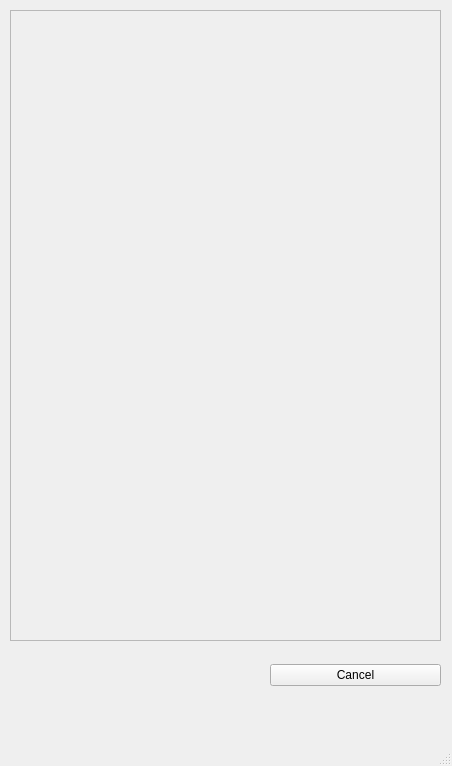
<?xml version="1.0" encoding="UTF-8"?>
<ui version="4.0">
 <class>MainWindow</class>
 <widget class="QMainWindow" name="MainWindow">
  <property name="geometry">
   <rect>
    <x>0</x>
    <y>0</y>
    <width>452</width>
    <height>766</height>
   </rect>
  </property>
  <property name="windowTitle">
   <string>Books Manager</string>
  </property>
  <widget class="QWidget" name="centralwidget">
   <widget class="QScrollArea" name="scrollArea">
    <property name="geometry">
     <rect>
      <x>10</x>
      <y>10</y>
      <width>431</width>
      <height>631</height>
     </rect>
    </property>
    <property name="widgetResizable">
     <bool>true</bool>
    </property>
    <widget class="QWidget" name="scrollAreaWidgetContents">
     <property name="geometry">
      <rect>
       <x>0</x>
       <y>0</y>
       <width>429</width>
       <height>629</height>
      </rect>
     </property>
     <layout class="QVBoxLayout" name="verticalLayout">
      <item>
       <layout class="QVBoxLayout" name="layout_books"/>
      </item>
     </layout>
    </widget>
   </widget>
   <widget class="QWidget" name="horizontalLayoutWidget">
    <property name="geometry">
     <rect>
      <x>270</x>
      <y>650</y>
      <width>171</width>
      <height>51</height>
     </rect>
    </property>
    <layout class="QHBoxLayout" name="horizontalLayout">
     <item>
      <widget class="QPushButton" name="cancel_btn">
       <property name="text">
        <string>Cancel</string>
       </property>
      </widget>
     </item>
    </layout>
   </widget>
  </widget>
  <widget class="QMenuBar" name="menubar">
   <property name="geometry">
    <rect>
     <x>0</x>
     <y>0</y>
     <width>452</width>
     <height>26</height>
    </rect>
   </property>
  </widget>
  <widget class="QStatusBar" name="statusbar"/>
 </widget>
 <resources/>
 <connections/>
</ui>
